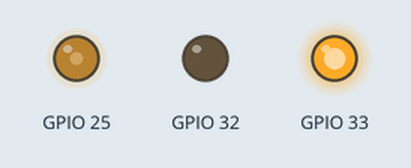
Recording of a sketch running on a simulated ESP32. Parts: output pins drawn as LEDs (lit = HIGH).

Above: at 0.05 s.
At 4.05 s:
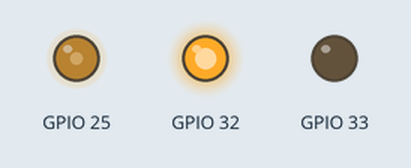
At 7.95 s:
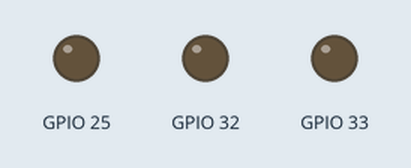
Timing chart, 0 to 10.4 s (numbered marks = the images above):
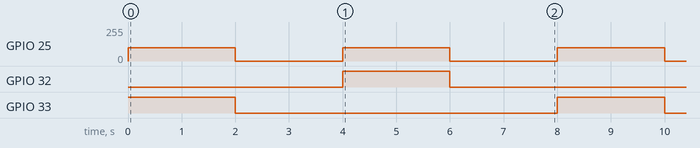

Measured:
- by itself, GPIO 25: alternates 100/255 for 2.0 s and 0/255 for 2.0 s
- by itself, GPIO 32, GPIO 33: alternates HIGH for 2.0 s and LOW for 6.0 s

The sketch:

ESP32_Birrueda_1.ino
```cpp
#include "MotorDC.h"

MotorDC motor(33, 32, 25);

void setup() {
  Serial.begin(115200);
}

void loop() {
  // lógica adicional
  motor.adelante(100);
  delay(2000);
  motor.parar();
  delay(2000);
  motor.atras(100);
  delay(2000);
  motor.parar();
  delay(2000);
}
```

MotorDC.cpp
```cpp
#include "MotorDC.h"
#include <Arduino.h>

MotorDC::MotorDC(int in1, int in2, int ena) {
  pinIN1 = in1;
  pinIN2 = in2;
  pinENA = ena;

  pinMode(pinIN1, OUTPUT);
  pinMode(pinIN2, OUTPUT);
  pinMode(pinENA, OUTPUT);
}

void MotorDC::adelante(int velocidad) {
  digitalWrite(pinIN1, HIGH);
  digitalWrite(pinIN2, LOW);
  analogWrite(pinENA, constrain(velocidad, 0, 255));
}

void MotorDC::atras(int velocidad) {
  digitalWrite(pinIN1, LOW);
  digitalWrite(pinIN2, HIGH);
  analogWrite(pinENA, constrain(velocidad, 0, 255));
}

void MotorDC::parar() {
  digitalWrite(pinIN1, LOW);
  digitalWrite(pinIN2, LOW);
  analogWrite(pinENA, 0);
}
```

MotorDC.h
```cpp
#ifndef MOTORDC_H
#define MOTORDC_H

class MotorDC {
  private:
    int pinIN1;
    int pinIN2;
    int pinENA;

  public:
    MotorDC(int in1, int in2, int ena);
    void adelante(int velocidad);
    void atras(int velocidad);
    void parar();
};

#endif
```
